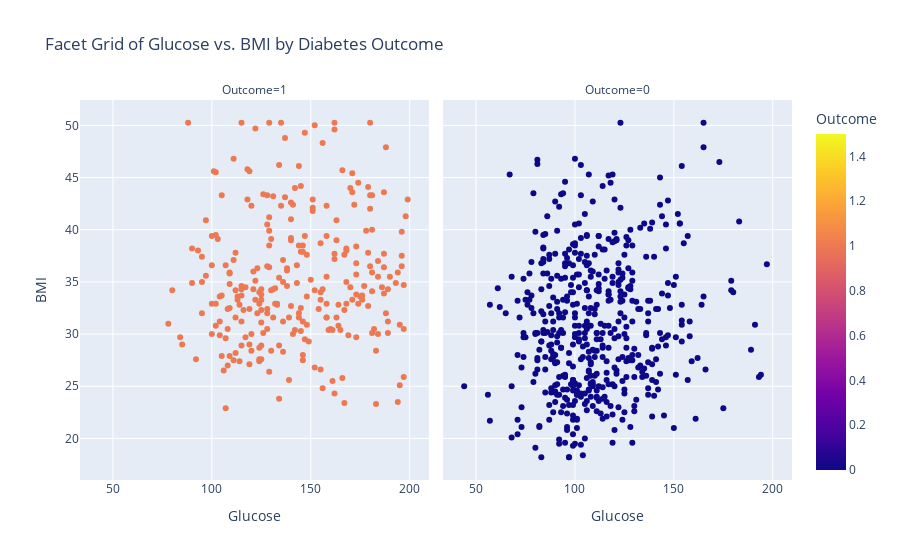

The notebook cell this image was saved under:
### Markdown cell above
# Relation between BMI vs Glucose by Outcome Using Facet Grid

### Code cell
fig4 = px.scatter(df, 
                  x='Glucose', 
                  y='BMI', 
                  facet_col='Outcome', 
                  color='Outcome', 
                  title='Facet Grid of Glucose vs. BMI by Diabetes Outcome')
fig4.show()

### Figure 1 — Plotly figure (JSON) as saved in the notebook; plotly's stock layout.template omitted (floating-point values rounded to 4 significant figures; data arrays with more than 128 entries replaced by an {"elided": "..."} marker saying what was removed)
{"data": [{"hovertemplate": "Outcome=%{marker.color}<br>Glucose=%{x}<br>BMI=%{y}<extra></extra>", "legendgroup": "", "marker": {"color": {"elided": "268 int values"}, "coloraxis": "coloraxis", "symbol": "circle"}, "mode": "markers", "name": "", "orientation": "v", "showlegend": false, "type": "scatter", "x": {"elided": "268 int values"}, "xaxis": "x", "y": {"elided": "268 float values"}, "yaxis": "y"}, {"hovertemplate": "Outcome=%{marker.color}<br>Glucose=%{x}<br>BMI=%{y}<extra></extra>", "legendgroup": "", "marker": {"color": {"elided": "500 int values"}, "coloraxis": "coloraxis", "symbol": "circle"}, "mode": "markers", "name": "", "orientation": "v", "showlegend": false, "type": "scatter", "x": {"elided": "500 int values"}, "xaxis": "x2", "y": {"elided": "500 float values"}, "yaxis": "y2"}], "layout": {"annotations": [{"font": {}, "showarrow": false, "text": "Outcome=1", "x": 0.245, "xanchor": "center", "xref": "paper", "y": 1, "yanchor": "bottom", "yref": "paper"}, {"font": {}, "showarrow": false, "text": "Outcome=0", "x": 0.755, "xanchor": "center", "xref": "paper", "y": 1, "yanchor": "bottom", "yref": "paper"}], "autosize": true, "coloraxis": {"colorbar": {"title": {"text": "Outcome"}}, "colorscale": [[0, "#0d0887"], [0.1111, "#46039f"], [0.2222, "#7201a8"], [0.3333, "#9c179e"], [0.4444, "#bd3786"], [0.5556, "#d8576b"], [0.6667, "#ed7953"], [0.7778, "#fb9f3a"], [0.8889, "#fdca26"], [1, "#f0f921"]]}, "legend": {"tracegroupgap": 0}, "title": {"text": "Facet Grid of Glucose vs. BMI by Diabetes Outcome"}, "xaxis": {"anchor": "y", "autorange": true, "domain": [0, 0.49], "range": [32.44, 210.6], "title": {"text": "Glucose"}, "type": "linear"}, "xaxis2": {"anchor": "y2", "autorange": true, "domain": [0.51, 1], "matches": "x", "range": [32.44, 210.6], "title": {"text": "Glucose"}, "type": "linear"}, "yaxis": {"anchor": "x", "autorange": true, "domain": [0, 1], "range": [15.56, 52.89], "title": {"text": "BMI"}, "type": "linear"}, "yaxis2": {"anchor": "x2", "autorange": true, "domain": [0, 1], "matches": "y", "range": [15.56, 52.89], "showticklabels": false, "type": "linear"}}}
